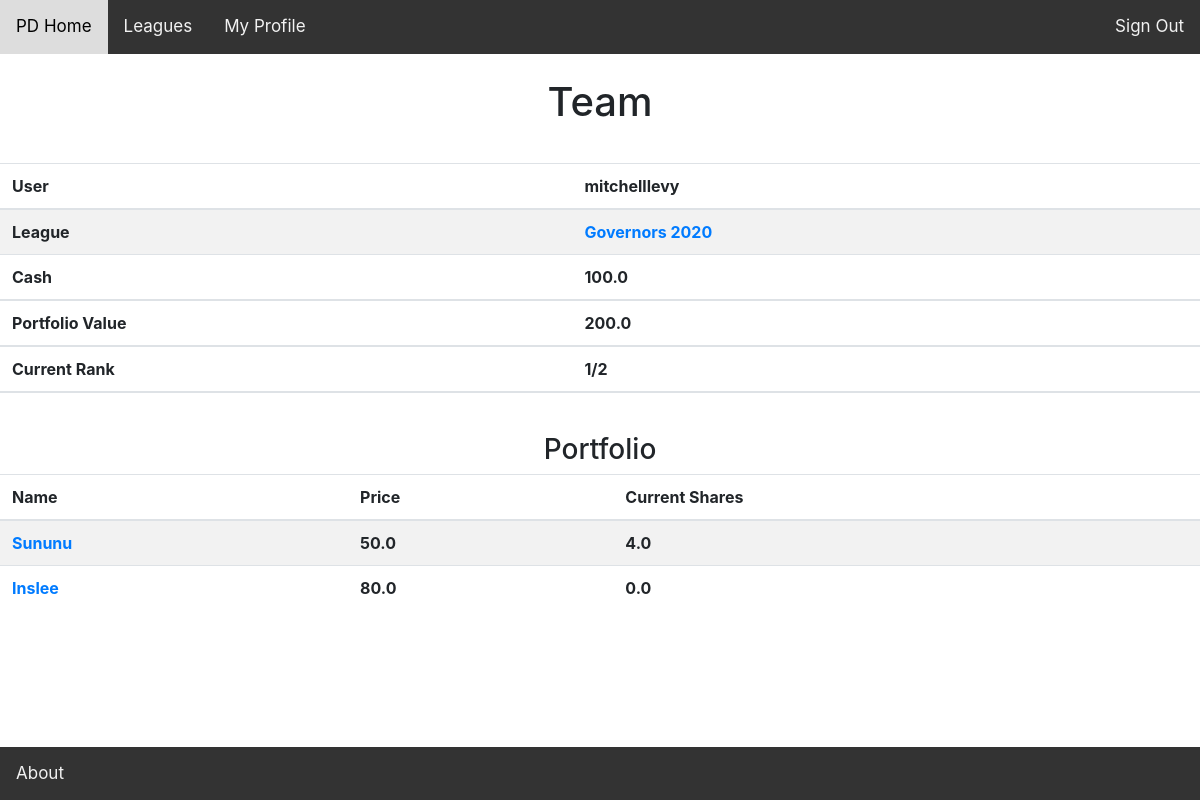
Page /team/10/ (signed in) on the earlier database version.
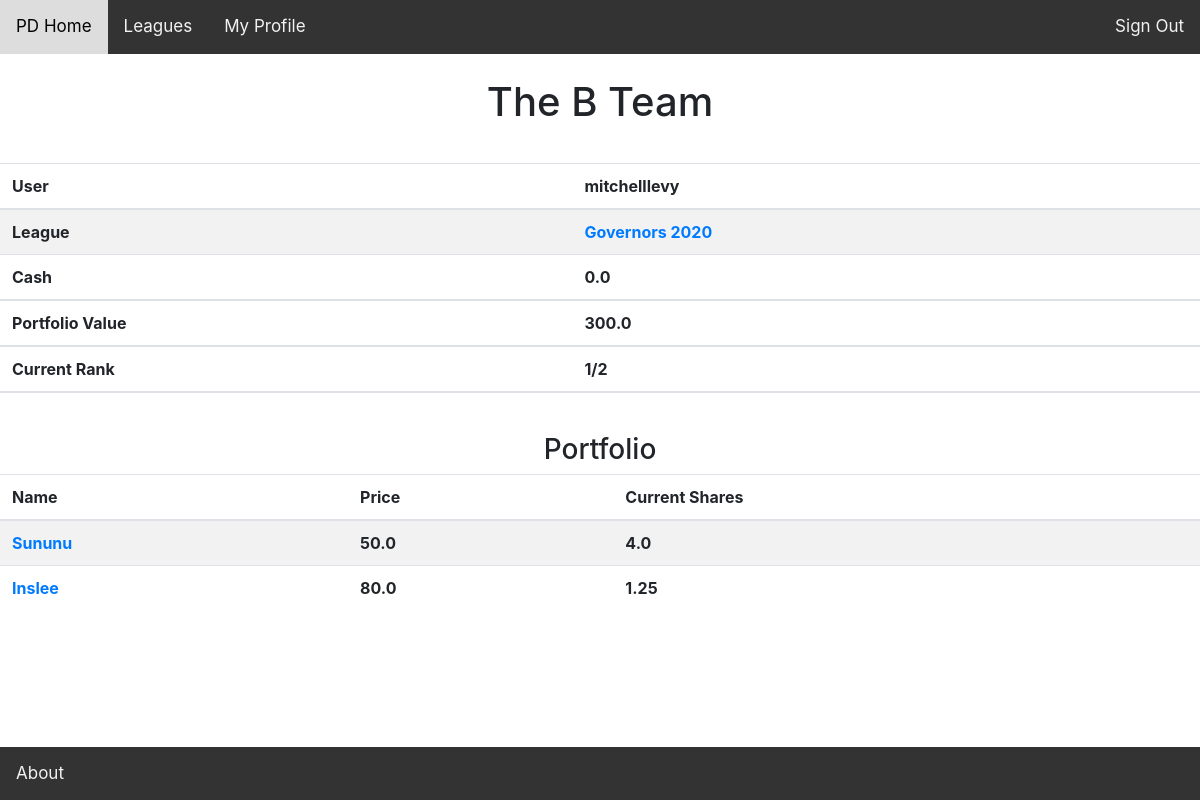
Same page on the later database version.
### fantasyworld/models.py (models this page shows, shortened)
class Team(models.Model):
	user = models.ForeignKey(Profile, on_delete=models.CASCADE)
	league_session = models.ForeignKey(LeagueSession, on_delete=models.CASCADE)
	team_name = models.CharField(max_length=100, default = "Team")
	is_commissioner = models.BooleanField(default=False)
	budget = models.FloatField(default=100)
	def get_current_stock_quantity(self, stock):
		quantity = 0
		transactions = stock.stocktransaction_set.filter(team=self)
		for transaction in transactions:
			if transaction.bought_stock == True:
				quantity += transaction.quantity
			if transaction.sold_stock == True:
				quantity -= transaction.quantity
		return quantity

class Stock(models.Model):
	league_session = models.ForeignKey(LeagueSession, on_delete = models.CASCADE)
	name = models.CharField(max_length=100,  default="Untitled")
	price = models.FloatField()
	transactions = models.ManyToManyField(Team, through = 'StockTransaction',
		default=None)
	description = models.CharField(max_length=1000, null=True)
	stock_type = models.CharField(max_length=100, default='Generic')

class Profile(models.Model):
	user = models.OneToOneField(User, on_delete=models.CASCADE)

class LeagueSession(models.Model):
	league = models.ForeignKey(League, on_delete = models.CASCADE)
	members = models.ManyToManyField(Profile, through='Team', default=None)
	session = models.IntegerField(default=2020)
	is_current_league_session = models.BooleanField(default=True)

class League(models.Model):
	league_type = models.ForeignKey(LeagueType, on_delete=models.CASCADE)
	name = models.CharField(max_length = 100)
	is_public = models.BooleanField(default=False)

### fantasyworld/views/league_views.py (the view)
# urls.py: path('team/<int:team_id>/', views.team_home,
def team_home(request, team_id):
	user = request.user
	try:
		team = Team.objects.get(pk=team_id)
	except Team.DoesNotExist:
		raise Http404("Team Does Not Exist :(")
	is_current_users_team = team.user.user == user
	league_session = team.league_session
	noncash_portfolio_value = 0
	'''get list of all stocks available for purchase/sale'''
	all_stocks = Stock.objects.filter(league_session=league_session)
	teams_stocks = {}
	for stock in all_stocks:
		teams_stocks[stock] = team.get_current_stock_quantity(stock)
		noncash_portfolio_value += teams_stocks[stock] * stock.price
	return render(request, 'fantasyworld/team_home.html',
		context={'team': team,
				'teams_stocks': teams_stocks,
				'noncash_portfolio_value': noncash_portfolio_value,
				'is_current_users_team': is_current_users_team})

### fantasyworld/templates/fantasyworld/team_home.html (shortened to what this page needs)
{% extends 'fantasyworld/bases/base.html' %}
{% block content %}
{% if user.is_authenticated %}
<br>
<h1>{{team.team_name}}</h1>
<br>
  <table class="table table-striped" style="margin-top: 5px;">
    <thead>
      <th scope="col">User </th>
      <th scope="col">{{team.user.user}}</a></th>
    </thead>
      <th scope="col">League </th>
      <th scope="col"><a href ="{% url 'fantasyworld:league_home' team.league_session.league.id %}">{{team.league_session.league.name}}</a></th>
  	<thead>
  		<th scope="col">Cash </th>
  		<th scope="col">{{team.budget}}</th>
  	</thead>
  	<thead>
  		<th scope="col">Portfolio Value </th>
  		<th scope="col">{{noncash_portfolio_value}}</th>
  	</thead>
  	<thead>
  		<th scope="col">Current Rank </th>
  		<th scope="col">1/2</th>
  	</thead>
  </table>
  <br>
 	<h3> Portfolio </h3>
  {% if teams_stocks %}
  <table class="table table-striped" style="margin-top: 5px;">
    <thead>
      <tr>
        <th scope="col">Name</th>
        <th scope="col">Price</th>
        <th scope="col">Current Shares</th>
      </tr>
    </thead>
    <tbody>
      {% for stock, current_quantity in teams_stocks.items %}
        <tr>
        <th> <a href="{% url 'fantasyworld:stock_detail' stock.id %}"> {{stock.name}} </a> </th>
        <th> {{stock.price}} </th>
        <th> {{current_quantity}} </th>
        </tr>
      {% endfor %}
    </tbody>
  </table>
  {% endif %}
{% endif %}
{% endblock %}

Differences in the rows shown:
changed Team "mitchelllevy": team_name "Team" → "The B Team"; budget "100.0" → "0.0"
changed Stock "Inslee": current_quantity "0.0" → "1.25"
Other differences:
{{ noncash_portfolio_value }}: "200.0" → "300.0"
